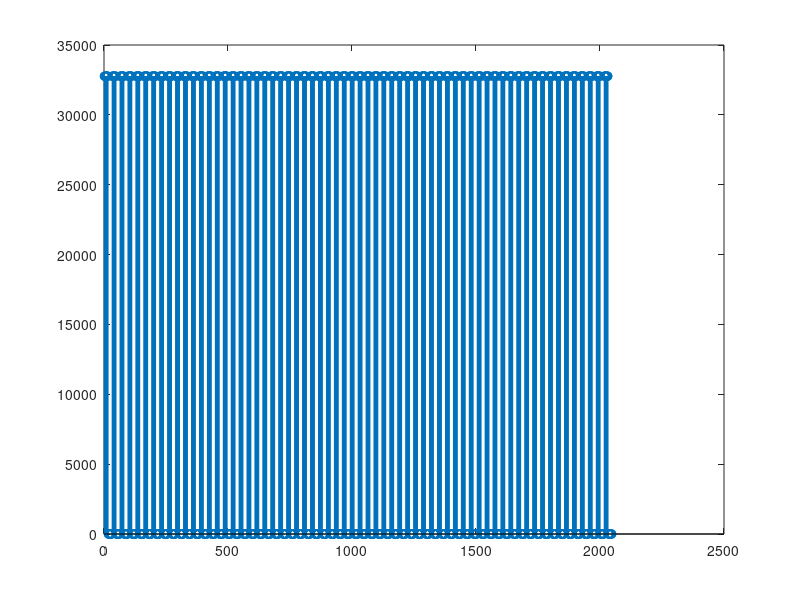

The MATLAB source for this figure:
%% txtest

tx_chan=1;%1=tx1;2=tx2;3=tx1&tx2
%% generate tone signal
a=[ones(1,16),zeros(1,16)]*32767;
% b=zeros(1,32);
% c=a+1i*b;
c=a;

txdata=repmat(c,1,32);
txdata2=txdata;
txdatas = [txdata2,txdata2];
%% add pad
rem=-1;
i=0;
while (rem<0)
    rem=1024*2^i-length(txdatas);
    i=i+1;
end

txdata1=[txdatas zeros(1,rem)];
stem(txdata1);
hold on;
% txd1=(txdata1<0)*65536+txdata1;
txd1 = txdata1;
txd2=dec2hex(txd1,4);
txd3=txd2(:,1:2);
txd4=txd2(:,3:4);
txd5=hex2dec(txd3);
txd6=hex2dec(txd4);
txd7=zeros(length(txd6)*2,1);
txd7(1:2:end)=txd6;
txd7(2:2:end)=txd5;
